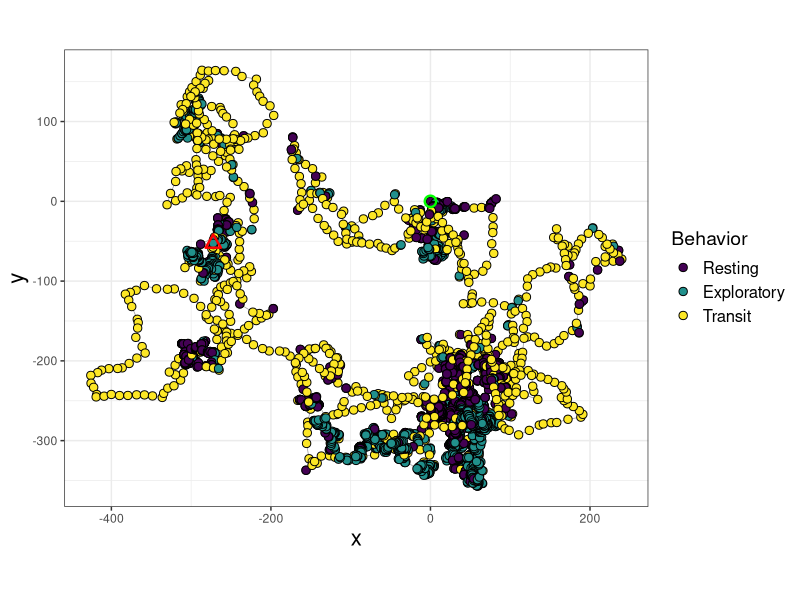
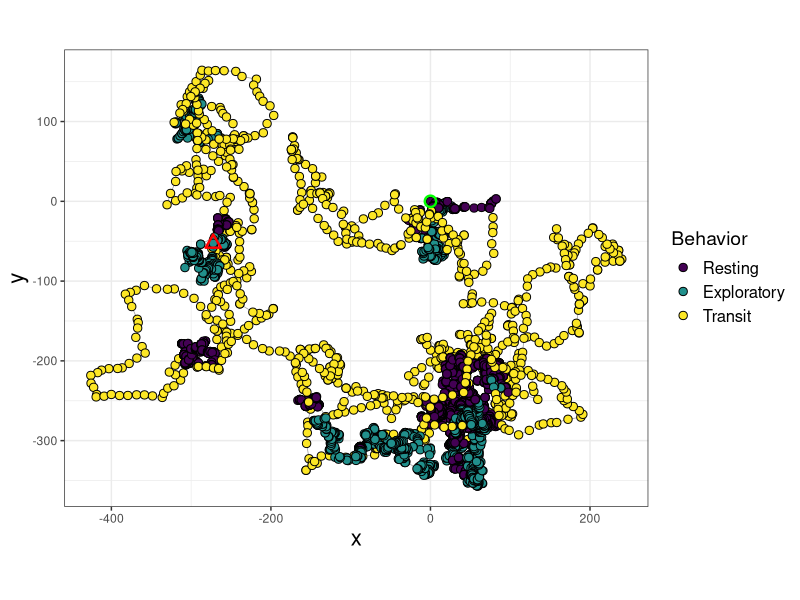
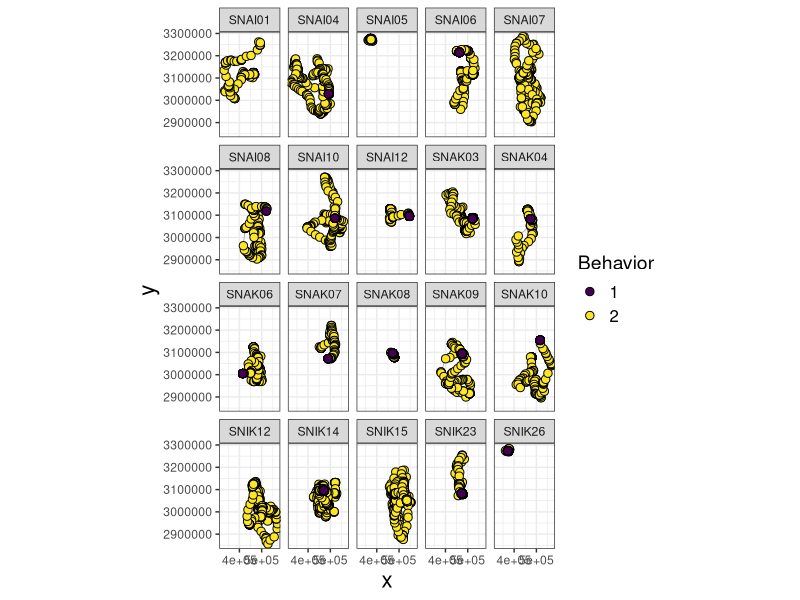

Generate these figures, in order, with R:
library(tidyverse)

sim_hard<- read.csv("Sim1 hard.csv", as.is = T)
sim_mixed<- read.csv("Sim2 mixed.csv", as.is = T)
snki_res<- read.csv("snki movements with HMM states.csv", as.is = T)
dat_MM<- read.csv("Modeled MM Sim Tracks w Behav.csv", as.is = T)



########################
#### Simulated Data ####
########################

sim_mixed$behav_fine<- factor(sim_mixed$behav_fine, levels = c("Resting", "Exploratory",
                                                               "Transit"))
sim_mixed$behav_coarse<- factor(sim_mixed$behav_coarse, levels = c("Resting", "Exploratory",
                                                               "Transit"))
sim_mixed$HMM.state<- factor(sim_mixed$HMM.state, levels = c("Resting", "Exploratory",
                                                               "Transit"))
dat_MM$behav<- factor(dat_MM$behav, levels = c("Resting", "Exploratory", "Transit"))

sim_mixed<- sim_mixed[!is.na(sim_mixed$behav_fine),]



### Check accuracy of HMM model

#Fine-scale
true.b.fine<- sim_mixed$behav_fine %>%
  as.numeric()
hmm.b<- sim_mixed$HMM.state %>%
  as.numeric()

(which(true.b.fine == hmm.b) %>% length()) / length(true.b.fine)  #92.4% accurate


#Coarse-scale
true.b.coarse<- sim_mixed$behav_coarse %>%
  as.numeric()

(which(true.b.coarse == hmm.b) %>% length()) / length(true.b.coarse)  #85.8% accurate





### Accuracy of our Bayesian model

#Fine-scale
model.b<- dat_MM$behav[-1] %>%
  as.numeric()

(which(true.b.fine == model.b) %>% length()) / length(true.b.fine)  #82.5% accurate


#Coarse-scale

(which(true.b.coarse == model.b) %>% length()) / length(true.b.coarse)  #98.9% accurate







### Plot maps for results from each model

#HMM

ggplot() +
  geom_path(data = sim_mixed, aes(x=x, y=y), color="gray60", size=0.25) +
  geom_point(data = sim_mixed, aes(x, y, fill=HMM.state), size=2.5, pch=21) +
  scale_fill_viridis_d("Behavior") +
  geom_point(data = sim_mixed[1,], aes(x, y), color = "green", pch = 21, size = 3,
             stroke = 1.25) +
  geom_point(data = sim_mixed[nrow(sim_mixed),], aes(x, y), color = "red", pch = 24, size = 3,
             stroke = 1.25) +
  theme_bw() +
  theme(axis.title = element_text(size = 16)) +
  guides(fill = guide_legend(label.theme = element_text(size = 12),
                             title.theme = element_text(size = 14))) +
  coord_equal()




#Bayesian model

ggplot() +
  geom_path(data = dat_MM, aes(x=x, y=y), color="gray60", size=0.25) +
  geom_point(data = dat_MM[-1,], aes(x, y, fill=behav), size=2.5, pch=21) +
  scale_fill_viridis_d("Behavior") +
  geom_point(data = dat_MM[1,], aes(x, y), color = "green", pch = 21, size = 3, stroke = 1.25) +
  geom_point(data = dat_MM[nrow(dat_MM),], aes(x, y), color = "red", pch = 24, size = 3,
             stroke = 1.25) +
  theme_bw() +
  theme(axis.title = element_text(size = 16)) +
  guides(fill = guide_legend(label.theme = element_text(size = 12),
                             title.theme = element_text(size = 14))) +
  coord_equal()








#############################
#### Snail Kite Analysis ####
#############################

### Plot maps for results from each model

#HMM

ggplot() +
  geom_path(data = snki_res, aes(x=x, y=y), color="gray60", size=0.25) +
  geom_point(data = snki_res, aes(x, y, fill=factor(state)), size=2.5,
             pch=21) +
  scale_fill_viridis_d("Behavior") +
  theme_bw() +
  theme(axis.title = element_text(size = 16)) +
  guides(fill = guide_legend(label.theme = element_text(size = 12),
                             title.theme = element_text(size = 14))) +
  coord_equal()  +
  facet_wrap(~id)
